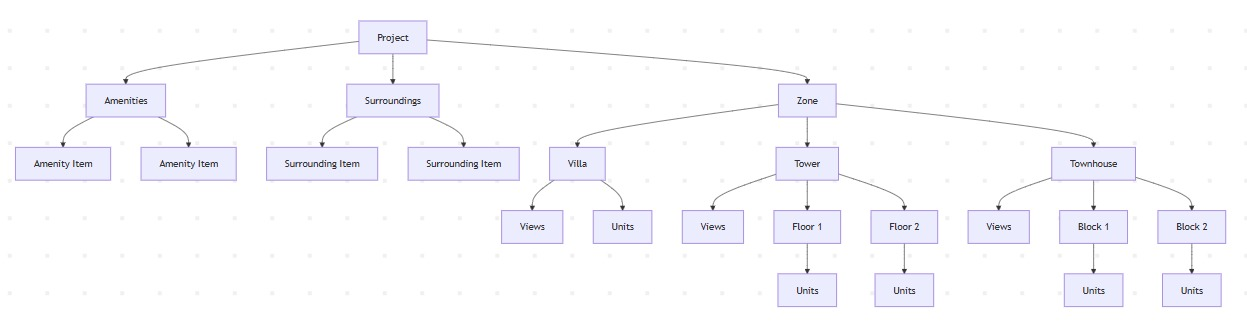
#> input picture ignore/WhatsApp Image 2026-02-11 at 1.43.47 AM.jpeg, 1247 x 328 px
$ python resize_image.py '../ignore/WhatsApp Image 2026-02-11 at 1.43.47 AM.jpeg' 100 100 out
#> lines starting #> are read from the running program, lines starting #| are printed output that depends on the picture
#!/usr/bin/env python3
"""
Resize images to exact dimensions, ignoring aspect ratio (stretching allowed).

Usage:
    python resize_image.py <input> <width> <height> [output]
    python resize_image.py <input_dir> <width> <height> [output_dir]

Examples:
    python resize_image.py image.jpg 8192 4096
    python resize_image.py image.jpg 8192 4096 resized.jpg
    python resize_image.py ./images 1920 1080 ./resized
"""

import sys
import os
from pathlib import Path
from PIL import Image

SUPPORTED_EXTENSIONS = {".jpg", ".jpeg", ".png", ".webp", ".bmp", ".tiff", ".tif"}


def resize_image(input_path: Path, width: int, height: int, output_path: Path) -> None:
#> called with width = 100, height = 100
    with Image.open(input_path) as img:
#> img is the input picture: PIL image 1247x328 RGB; mean R, G, B 249.7, 249.5, 252.3
        resized = img.resize((width, height), Image.LANCZOS)
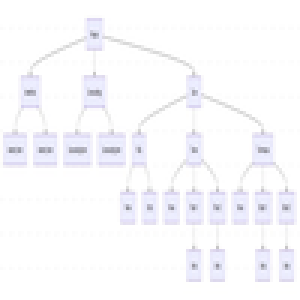
#> resized: PIL image 100x100 RGB (shown 3 times larger); mean R, G, B 249.5, 249.3, 252.1
        output_path.parent.mkdir(parents=True, exist_ok=True)
        resized.save(output_path)
        print(f"  {input_path.name}: {img.size[0]}x{img.size[1]} -> {width}x{height}  =>  {output_path}")
#|   WhatsApp Image 2026-02-11 at 1.43.47 AM.jpeg: 1247x328 -> 100x100  =>  out


def main():
    if len(sys.argv) < 4:
        print(__doc__)
        sys.exit(1)

    input_path = Path(sys.argv[1])
    width = int(sys.argv[2])
    height = int(sys.argv[3])

    if input_path.is_dir():
        output_dir = Path(sys.argv[4]) if len(sys.argv) > 4 else input_path / "resized"
        images = [f for f in input_path.iterdir() if f.suffix.lower() in SUPPORTED_EXTENSIONS]
        if not images:
            print(f"No supported images found in {input_path}")
            sys.exit(1)
        print(f"Resizing {len(images)} image(s) to {width}x{height} -> {output_dir}\n")
        for img_path in sorted(images):
            resize_image(img_path, width, height, output_dir / img_path.name)
    elif input_path.is_file():
        if input_path.suffix.lower() not in SUPPORTED_EXTENSIONS:
            print(f"Unsupported file type: {input_path.suffix}")
            sys.exit(1)
        if len(sys.argv) > 4:
            output_path = Path(sys.argv[4])
        else:
            output_path = input_path.with_stem(input_path.stem + f"_{width}x{height}")
        resize_image(input_path, width, height, output_path)
    else:
        print(f"Input not found: {input_path}")
        sys.exit(1)


if __name__ == "__main__":
    main()
